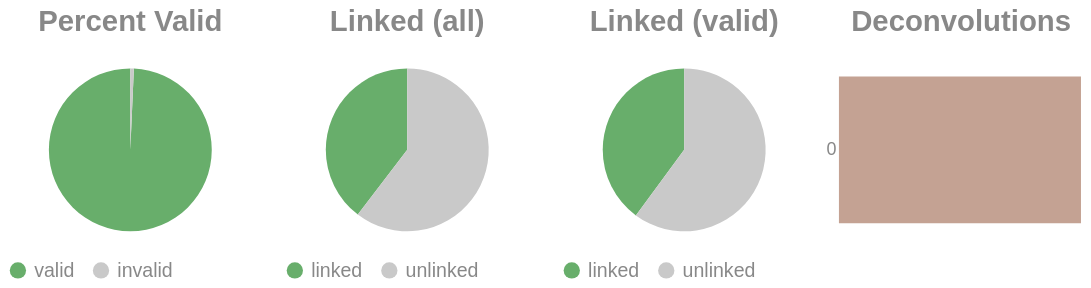

The notebook cell saved with this chart:
### Code cell
if SKIPLR:
    pass
else:
    clash = Counter()
    for i in valids['molecule'].to_list():
        _mol = i.split("-")
        if len(_mol) == 1:
            clash.update('0')
        else:
            clash.update(_mol[-1])

    _d = {"deconvolutions": [], 'count': []}
    for k,v in clash.items():
        _d['deconvolutions'].append(k)
        _d['count'].append(v)

    tot_valid = valids['reads'].sum()
    mask = valids['reads'] >= 2
    n_linked_reads = valids.filter(mask)['reads'].sum()
    if n_linked_reads == 0:
        print_html("No linked molecules (>=2 reads) were detected; skipping linked-only distributions.")
        SKIPLR = True
    else:
        perc_valid = round(tot_valid / n_reads, 4)
        linked_perc_abs = round(n_linked_reads / n_reads, 4)
        linked_perc = round(n_linked_reads / tot_valid, 4)

    _valid = pl.DataFrame({"valids": ['valid', 'invalid'], "count": [tot_valid, n_reads - tot_valid]})
    _linked_abs = pl.DataFrame({"linked (absolute)": ['linked', 'unlinked'], "count": [n_linked_reads, n_reads - n_linked_reads]})
    _linked_rel = pl.DataFrame({"linked (valids)": ['linked', 'unlinked'], "count": [n_linked_reads, tot_valid - n_linked_reads]})

    (
        alt.hconcat(
            piechart(_valid, goodval = 'valid', title = "Percent Valid"),
            piechart(_linked_abs, goodval = "linked", title =  "Linked (all)"),
            piechart(_linked_rel, goodval = "linked", title =  "Linked (valid)"),
            convolutionbar(pl.DataFrame(_d), title = "Deconvolutions"),
            center = True,
            bounds = 'flush'
        )
        .resolve_scale(color='independent')
        .resolve_legend('independent')
        .properties(usermeta={'embedOptions': {"actions": False}})
    ).display()

### Figure 1 — Vega-Lite specification as saved in the notebook (floating-point values rounded to 4 significant figures)
{"width": "container", "height": 400, "config": {"title": {"anchor": "start", "dy": -15, "fontSize": 18, "color": "#888888", "subtitleColor": "#888888", "subtitleFontSize": 14}, "arc": {"fill": "#0072B2"}, "axis": {"domainColor": "#888888", "domainWidth": 0.5, "gridWidth": 0.2, "grid": false, "titleFontWeight": 400, "titleFontSize": 15, "labelFontSize": 11, "labelColor": "#888888", "tickColor": "#888888", "tickWidth": 0.2, "titleColor": "#888888"}, "axisBand": {"grid": false}, "axisX": {"grid": true, "tickSize": 10, "domainCap": "round"}, "axisY": {"domain": false, "grid": true, "tickSize": 0, "domainCap": "round"}, "background": "transparent", "header": {"labelFontSize": 15, "labelColor": "#888888", "titleFontSize": 15, "titleFontWeight": 600, "titleColor": "#888888"}, "legend": {"labelFont": "sans-serif", "labelFontSize": 12, "labelColor": "#888888", "symbolSize": 100, "symbolType": "circle", "titleFontSize": 12, "titlePadding": 10, "titleColor": "#888888", "title": null}, "range": {"category": ["#E69F00", "#56B4E9", "#009E73", "#F0E442", "#0072B2", "#D55E00", "#CC79A7", "#000000"], "diverging": ["#cfe8f3", "#a2d4ec", "#73bfe2", "#46abdb", "#1696d2", "#12719e"]}, "area": {"fill": "#0072B2", "fillOpacity": 0.7, "line": true, "strokeOpacity": 0.7}, "line": {"color": "#0072B2", "stroke": "#0072B2", "strokeWidth": 2}, "trail": {"color": "#0072B2", "stroke": "#0072B2", "strokeWidth": 0, "size": 1}, "point": {"filled": true, "fillOpacity": 1.0, "size": 95}, "text": {"color": "#888888", "fontSize": 11, "align": "right", "fontWeight": 400, "size": 11}, "bar": {"fill": "#0072B2", "stroke": null}, "view": {"stroke": null, "continuousWidth": 660, "continuousHeight": 400}}, "hconcat": [{"data": {"name": "data-4e68f3ea13f60df7e85a2f949684571e"}, "mark": {"type": "arc"}, "encoding": {"color": {"field": "valids", "legend": {"orient": "bottom", "title": null}, "scale": {"domain": ["valid", "invalid"], "range": ["#68ae6b", "#C9C9C9"]}, "title": "Valids", "type": "nominal"}, "theta": {"field": "count", "type": "quantitative"}, "tooltip": [{"field": "valids", "title": "Valids", "type": "ordinal"}, {"field": "percent", "format": ".2%", "title": "Percent", "type": "quantitative"}, {"field": "count", "title": "Count", "type": "quantitative"}]}, "height": 100, "title": {"text": "Percent Valid", "align": "center", "anchor": "middle"}, "transform": [{"calculate": "datum.count / 11874702", "as": "percent"}], "width": 150}, {"data": {"name": "data-96bdcb480fecd904c7282b253f203aba"}, "mark": {"type": "arc"}, "encoding": {"color": {"field": "linked (absolute)", "legend": {"orient": "bottom", "title": null}, "scale": {"domain": ["linked", "unlinked"], "range": ["#68ae6b", "#C9C9C9"]}, "title": "Linked (Absolute)", "type": "nominal"}, "theta": {"field": "count", "type": "quantitative"}, "tooltip": [{"field": "linked (absolute)", "title": "Linked (Absolute)", "type": "ordinal"}, {"field": "percent", "format": ".2%", "title": "Percent", "type": "quantitative"}, {"field": "count", "title": "Count", "type": "quantitative"}]}, "height": 100, "title": {"text": "Linked (all)", "align": "center", "anchor": "middle"}, "transform": [{"calculate": "datum.count / 11874702", "as": "percent"}], "width": 150}, {"data": {"name": "data-351bb2704b91ac83cc3bf8ea57b21cdb"}, "mark": {"type": "arc"}, "encoding": {"color": {"field": "linked (valids)", "legend": {"orient": "bottom", "title": null}, "scale": {"domain": ["linked", "unlinked"], "range": ["#68ae6b", "#C9C9C9"]}, "title": "Linked (Valids)", "type": "nominal"}, "theta": {"field": "count", "type": "quantitative"}, "tooltip": [{"field": "linked (valids)", "title": "Linked (Valids)", "type": "ordinal"}, {"field": "percent", "format": ".2%", "title": "Percent", "type": "quantitative"}, {"field": "count", "title": "Count", "type": "quantitative"}]}, "height": 100, "title": {"text": "Linked (valid)", "align": "center", "anchor": "middle"}, "transform": [{"calculate": "datum.count / 11791831", "as": "percent"}], "width": 150}, {"data": {"name": "data-5cbdca02f380c8865665d4f0e49b9f28"}, "mark": {"type": "bar"}, "encoding": {"color": {"field": "deconvolutions", "legend": null, "scale": {"scheme": "lightgreyred"}, "type": "nominal"}, "tooltip": [{"field": "deconvolutions", "title": "Deconvolutions", "type": "ordinal"}, {"field": "percent", "format": ".2%", "title": "Percent", "type": "quantitative"}, {"field": "count", "title": "Count", "type": "quantitative"}], "x": {"axis": null, "field": "count", "type": "quantitative"}, "y": {"field": "deconvolutions", "sort": "ascending", "title": null, "type": "nominal"}}, "height": 100, "title": {"text": "Deconvolutions", "align": "center", "anchor": "middle"}, "transform": [{"calculate": "datum.count / 8914935", "as": "percent"}], "width": 150}], "bounds": "flush", "center": true, "resolve": {"legend": {"angle": "independent"}, "scale": {"color": "independent"}}, "usermeta": {"embedOptions": {"actions": false}}, "$schema": "https://vega.github.io/schema/vega-lite/v6.1.0.json", "datasets": {"data-4e68f3ea13f60df7e85a2f949684571e": [{"valids": "valid", "count": 11791831}, {"valids": "invalid", "count": 82871}], "data-96bdcb480fecd904c7282b253f203aba": [{"linked (absolute)": "linked", "count": 4704200}, {"linked (absolute)": "unlinked", "count": 7170502}], "data-351bb2704b91ac83cc3bf8ea57b21cdb": [{"linked (valids)": "linked", "count": 4704200}, {"linked (valids)": "unlinked", "count": 7087631}], "data-5cbdca02f380c8865665d4f0e49b9f28": [{"deconvolutions": "0", "count": 8914935}]}}
